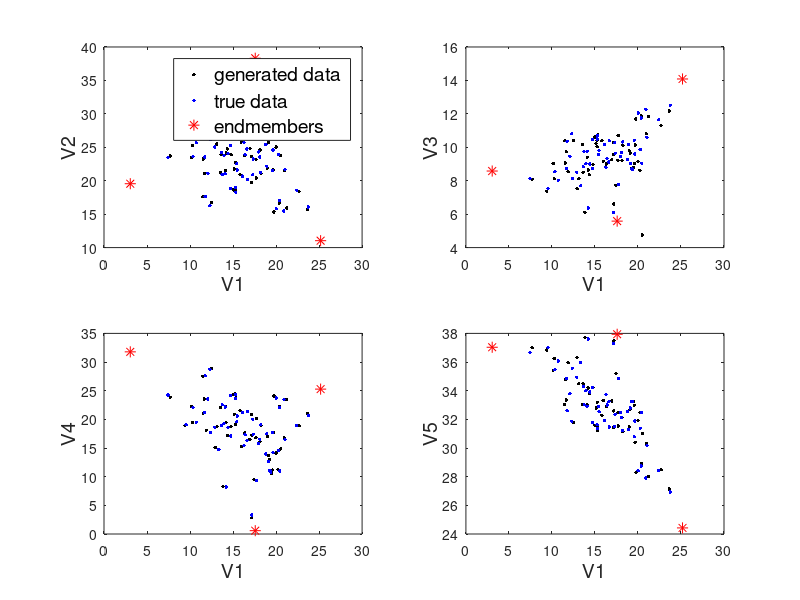

This chart was generated by the following MATLAB code: (Note: this script raises an error after producing the figure.)
% generate samples for testing PVA
m = 50;   % number of samples
n = 5;    % number of variables
k = 3;    % number of endmembers
a = 1;    % amplitude of added noise [wt %]

% generate true endmember compositions
Ft = rand(k,n); 
Ft = Ft./sum(Ft,2).*100;  % in wt %

% generate true mixing proportions
At = rand(m,k);
At = At./sum(At,2);  % in wt fract.

% generate true sample compositions
Xt = At*Ft;

% perturb sample compositions with normally distributed noise
X = Xt + a.*(rand(size(Xt))-0.5);

% add 5% outlier points
o       = floor(0.05*m);
io      = randi(m,o,1);
X(io,:) = X(io,:) .* (1-(randi(2,o,n)-1).*0.5);

% set sample, variable, and project names
SNAME = {}; for i = 1:m; SNAME = [SNAME;{['S',num2str(i)]}]; end
VNAME = {}; for i = 1:n; VNAME = [VNAME;{['V',num2str(i)]}]; end
PRJCT = ['Data generated ',datestr(now)]; 
PRJCT(PRJCT==' ' | PRJCT=='-') = '_';

ii = ceil(sqrt(n-1)); jj = ceil((n-1)/ii); kk = 1;
FS = {'FontSize',14}; MS = {'MarkerSize',8};
figure(1); clf;
for i = 1:ii
    for j = 1:jj
        subplot(ii,jj,kk); box on; hold on;
        plot(X (:,1),X (:,kk+1),'k.',MS{:}); 
        plot(Xt(:,1),Xt(:,kk+1),'b.',MS{:});
        plot(Ft(:,1),Ft(:,kk+1),'r*',MS{:});
        xlabel(VNAME{1},FS{:}); ylabel(VNAME{kk+1},FS{:});
        if kk==1; legend('generated data','true data','endmembers',FS{:},'Location','best'); end
        kk = kk+1;
        if (kk>n-1); break; end
    end
end
sgtitle(['Generated ',int2str(m),' samples in ',int2str(n),' variables between ',int2str(k),' endmembers'],FS{:})
        
save('../data/DATA.mat','X','Xt','At','Ft','SNAME','VNAME','PRJCT');